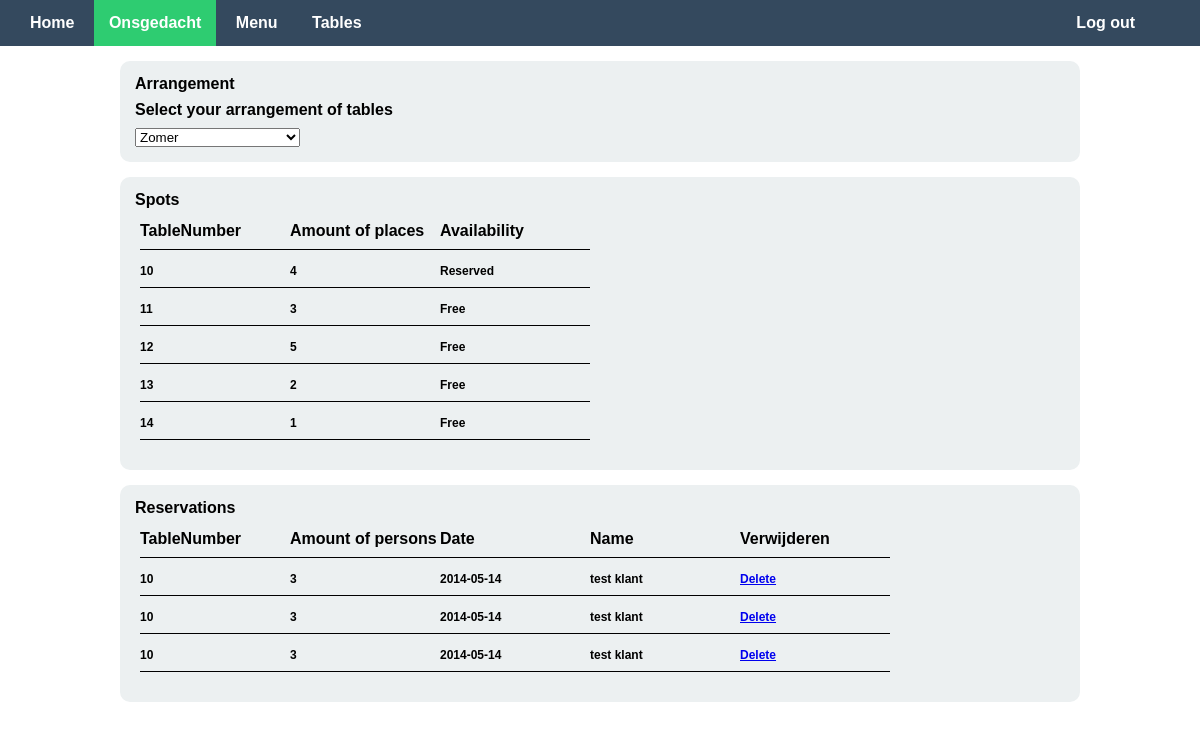
Page /Restaurant.php?id=2 (signed in) on the committed database.
### tables this page shows
CREATE TABLE `restaurants` (
  `ID_Restaurant` int(11) NOT NULL AUTO_INCREMENT,
  `Name` varchar(255) NOT NULL,
  `Discription` varchar(255) NOT NULL,
  `Categorie` varchar(255) NOT NULL,
  `FK_Keeper_ID` int(11) NOT NULL,
  PRIMARY KEY (`ID_Restaurant`)
);

CREATE TABLE `tablesspots` (
  `ID_Table` int(11) NOT NULL AUTO_INCREMENT,
  `Status` int(1) NOT NULL,
  `Time` time NOT NULL,
  `Date` date NOT NULL,
  `Place` int(255) NOT NULL,
  `FK_Placing_ID` int(11) NOT NULL,
  PRIMARY KEY (`ID_Table`),
  KEY `FK_Placing_ID` (`FK_Placing_ID`)
);

CREATE TABLE `reservations` (
  `ID_Resevation` int(11) NOT NULL AUTO_INCREMENT,
  `Date` date NOT NULL,
  `Time` time NOT NULL,
  `AmountPeople` int(255) NOT NULL,
  `FK_Customer_ID` int(11) NOT NULL,
  `FK_Table_ID` int(11) NOT NULL,
  `FK_Restaurant_ID` int(11) NOT NULL,
  PRIMARY KEY (`ID_Resevation`),
  KEY `FK_Customer_ID` (`FK_Customer_ID`),
  KEY `FK_Table_ID` (`FK_Table_ID`),
  KEY `FK_Restaurant_ID` (`FK_Restaurant_ID`),
  KEY `FK_Customer_ID_2` (`FK_Customer_ID`)
);

CREATE TABLE `customers` (
  `ID_Customer` int(11) NOT NULL AUTO_INCREMENT,
  `Firstname` varchar(255) NOT NULL,
  `Lastname` varchar(255) NOT NULL,
  `Phone` int(11) NOT NULL,
  `Email` varchar(255) NOT NULL,
  `Password` varchar(500) NOT NULL,
  PRIMARY KEY (`ID_Customer`),
  KEY `ID_Customer` (`ID_Customer`)
);

### classes/Restaurant.class.php (called while the page is built, shortened)
<?php
	include_once("Db.class.php");
	class Restaurant{
		private $m_iSelectedId;
		public function __set($p_sProperty, $p_vValue)
		{
			switch ($p_sProperty)
			{
				case "SelectedId":
				$this->m_iSelectedId = $p_vValue;
				break;
			}
		}
		public function __get($p_sProperty)
		{
			switch ($p_sProperty) {
				case "SelectedId":
				return $this->m_iSelectedId;
				break;
			}
		}
		public function GetTitle()
		{
			$db = new Db();
			$sql = "Select Name from restaurants where ID_Restaurant = '" . $db->conn->real_escape_string($this->m_iSelectedId) . "' ";
    		$res = $db->conn->query($sql);
    		$row = mysqli_fetch_array($res);
			return $title = $row[0];
		}
	}
 ?>

### classes/Db.class.php (called while the page is built, shortened)
<?php
	class Db
	{
		private $m_sHost = "localhost";
		private $m_sUser = "root";
		private $m_sPassword = "test";
		private $m_sDatabase = "TableSpot";
		public function __construct()
		{
			$this->conn = new mysqli($this->m_sHost, $this->m_sUser, $this->m_sPassword, $this->m_sDatabase);
		}
	}
?>

### classes/Placing.class.php (called while the page is built, shortened)
<?php
	include_once('Db.class.php');
	class Placing
	{
		public function GetPlace($FK_Restaurant_id)
		{
			$db = new Db();
			$sql = "SELECT * FROM placing WHERE FK_Restaurant_id = '" . $db->conn->real_escape_string($FK_Restaurant_id)."' AND Actif = 1;";
			$select = $db->conn->query($sql);
			$numberofRows = $select->num_rows;
			if($numberofRows == 1)
			{
				while ($oneSelect = $select->fetch_assoc())
				{
					return $oneSelect;
				}
			} else {
				throw new Exception("Didn't found a table");
			}
		}
		public function GetAllRestaurant($FK_Restaurant_id)
		{
			$db = new Db();
			$sql = "SELECT * FROM placing WHERE FK_Restaurant_id = '" . $db->conn->real_escape_string($FK_Restaurant_id)."';";
			$select = $db ->conn->query($sql);
			return $select;
		}
	}
?>

### classes/Tablespot.class.php (called while the page is built, shortened)
<?php
	include_once('Db.class.php');
	class Tablespot
	{
		public function GetTablePlace($FK_Placing_ID)
		{
			$db = new Db();
			$sql = "SELECT * FROM tablesspots WHERE FK_Placing_ID = '".$db->conn->real_escape_string($FK_Placing_ID)."'";
			$select = $db->conn->query($sql);
			return $select;
		}
	}
?>

### classes/Reservation.class.php (called while the page is built, shortened)
<?php
	include_once('Db.class.php');
	class Reservation
	{
		public function GetAllReservations($restaurant)
		{
			$db = new Db();
			$sql = "Select * from reservations where FK_Restaurant_ID = '" . $db->conn->real_escape_string($restaurant) . "';";
		    return $db->conn->query($sql);
		}
	}
?>

### classes/Customer.class.php (called while the page is built, shortened)
<?php
	include_once('Db.class.php');
	class Customer
	{
		public function SelectOne($id)
		{
			$db = new Db();
			$sql = "SELECT * FROM customers WHERE ID_Customer = '". $db->conn->real_escape_string($id)."';";
			$select = $db->conn->query($sql);
			$numberofRows = $select->num_rows;
			if($numberofRows === 1)
			{
				while ($oneSelect = $select->fetch_assoc())
				{
					return $oneSelect;
				}
			} else {
				throw new Exception("Client not found");
			}
		}
	}
 ?>

### Restaurant.php (the view, shortened to what this page needs)
<?php
	if(isset($_SESSION['email']))
	{
		try
		{
			include_once("classes/Restaurant.class.php");
			include_once("classes/Reservation.class.php");
			include_once("classes/Tablespot.class.php");
			$restaurant = new Restaurant();
			$restaurant->SelectedId = $_GET['id'];
		} catch (Exception $e)
		{
			$error = $e->getMessage();
		}
	} else {
		header("Location: index.php");
	}
?><!doctype html>
<html lang="en">
<head>
	<link rel="stylesheet" type="text/css" href="css/reset.css">
	<link href="css/Tablespot.css" rel="stylesheet">
</head>
<body>
	<div id="restauranthouder">
		<?php
include_once("include/navincludeHouder.php");
?>
<div id="container">
<div class="list_1">
	<h1>Arrangement</h1>
	<h2>Select your arrangement of tables</h2>
	<select name="place" id="place">
		<?php
		try{
			include_once('classes/Placing.class.php');
			$placing = new Placing();
			$activePlacing = $placing->GetPlace($_SESSION['restaurant']);
			$allPlacing = $placing->GetAllRestaurant($_SESSION['restaurant']);
			while ($onePlacing = $allPlacing->fetch_assoc())
			{
				if ($onePlacing['ID_Placing'] === $activePlacing['ID_Placing'])
				{
					echo "<option value='" . $onePlacing['ID_Placing'] . "' selected>" . $onePlacing['Name'] . "</option>";
				} else {
					echo "<option value='" . $onePlacing['ID_Placing'] . "'>" . $onePlacing['Name'] . "</option>";
				}
			}
		} catch (Exception $e)
		{
			$error = $e->getMessage();
		}
		?>
	</select>
</div>
	<div class="list_1">
		<h1>Spots</h1>
	<div class="divTable">
		<div class="headRow">
			<div class="divCell">TableNumber</div>
			<div class="divCell">Amount of places</div>
			<div class="divCell">Availability</div>
		</div>
		<?php
		try{
			if ($_SESSION['rol'] == "restaurant_keeper")
			{
				$RestaurantId = $restaurant->SelectedId;
				include_once('classes/Placing.class.php');
				$placing = new Placing();
				$onePlacing = $placing->GetPlace($RestaurantId);
				include_once('classes/Tablespot.class.php');
				$tablespot = new Tablespot();
				$selectTablespot = $tablespot->GetTablePlace($onePlacing['ID_Placing']);
				while ($freespots = $selectTablespot->fetch_assoc())
				{
					echo "<div id='listitem_". $freespots["ID_Table"] ."' class='divRow'>";
					echo "<div class='divCell'>". $freespots["ID_Table"] ."</div>";
					echo "<div class='divCell'>". $freespots["Place"] ."</div>";
					if ($freespots['Status'] == 0)
					{
						echo "<div class='divCell'>" . "Free" ."</div>";
					} else {
						echo "<div class='divCell'>" . "Reserved" ."</div>";
					}
					echo "</div>";
				}
			}
		} catch (Exception $e)
		{
			$error = $e->getMessage();
		}
		?>
	</div>
	</div>
	<div class="list_1">
		<h1>Reservations</h1>
			<div class="divTable">
					<div class="headRow">
				<div class="divCell">TableNumber</div>
				<div class="divCell">Amount of persons</div>
				<div class="divCell">Date</div>
				<div class="divCell">Name</div>
				<div class="divCell">Verwijderen</div>
			</div>
			<?php
				include_once("classes/Reservation.class.php");
				include_once("classes/Customer.class.php");
				$reservation = new Reservation();
				$customer = new Customer();
				$res = $reservation->GetAllReservations($_SESSION['restaurant']);
				while($Reservation = $res->fetch_assoc())
			    {
					echo "<div id='listitem_". $Reservation["ID_Resevation"] ."' class='divRow'>";
					echo "<div class='divCell'>". $Reservation["FK_Table_ID"] ."</div>";
					echo "<div class='divCell'>". $Reservation["AmountPeople"] ."</div>";
					echo "<div class='divCell'>" . $Reservation["Date"] ."</div>";
					$oneCustomer = $customer->SelectOne($Reservation["FK_Customer_ID"]);
					echo "<div class='divCell'>" . $oneCustomer["Firstname"] . " " . $oneCustomer["Lastname"] ."</div>";
					echo "<div class='divCell' id='listitem_Verwijder'><a href='#' data-id='" . $Reservation["ID_Resevation"] . "' class='delete'>Delete</a></div>";
					echo "</div>";
				}
			?>
		</div>
	</div>
</div>
</div>
</body>
</html>

### include/navincludeHouder.php
<nav>
	<li <?php echo (basename($_SERVER['SCRIPT_FILENAME'])=='Home.php'? ' class="active' : '');?>><a href="Home.php">Home</a></li>
	<li <?php echo (basename($_SERVER['SCRIPT_FILENAME'])=='Restaurant.php'? ' class="active"' : '');?>>
		<?php echo "<a href='Restaurant.php?id=" . $_GET['id']. "'>";
			  echo $restaurant->GetTitle() . "</a></li>"; ?>
	<li <?php echo (basename($_SERVER['SCRIPT_FILENAME'])=='Menu.php'? ' class="active"' : '');?>>
		<?php echo "<a href='Menu.php?id=" . $_GET['id']. "'>Menu</a></li>"; ?>
	<li <?php echo (basename($_SERVER['SCRIPT_FILENAME'])=='Tables.php'? ' class="active"' : '');?>>
		<?php echo "<a href='Tables.php?id=" . $_GET['id']. "'>Tables</a></li>"; ?>
	<li><a href="Logout.php" id="logout">Log out</a></li>
</nav>

### css/Tablespot.css (style rules this page uses)
body { background-color: #fff; }
#container { position: relative; margin: auto; width: 990px; height: auto; }
.divTable { display:table; width:auto; border-spacing:5px; }
.divRow { display:table-row; width:auto; clear:both; font-family: ‘Trebuchet MS’, Helvetica, sans-serif; font-weight: normal; font-size: 75%; margin-bottom: 10px; }
.divCell { float:left; display:table-column; width:150px; font-family: ‘Trebuchet MS’, Helvetica, sans-serif; font-weight: bold; font-size: 100%; margin-bottom: 10px; padding-bottom: 10px; border-bottom: 1px solid; }
.list_1 { padding: 15px; margin: 15px; background-color: #ECF0F1; -webkit-border-radius: 10px; -moz-border-radius: 10px; border-radius: 10px; }
.list_1 h1 { font-family: ‘Trebuchet MS’, Helvetica, sans-serif; font-weight: bold; font-size: 100%; margin-bottom: 10px; }
.list_1 h2 { font-family: ‘Trebuchet MS’, Helvetica, sans-serif; font-weight: bold; font-size: 100%; margin-bottom: 10px; }
nav { background-color: #34495E; padding: 15px; color:#ffffff; font-size: 100%; font-family: ‘Trebuchet MS’, Helvetica, sans-serif; font-weight: bold; }
nav li { display: inline; padding: 15px; }
nav li a { color: #ffffff; text-decoration: none; }
.active { color: #ffffff; background-color: #2ECC71; }
#logout { color: #ffffff; margin-top: -35px; margin-right: 50px; float: right; }
nav li #logout { color: #ffffff; margin-top: 0px; margin-right: 50px; float: right; }

### rows in the picture
restaurants: Name "Onsgedacht"
tablesspots: ID_Table "10", Place "4", Status "Reserved"
tablesspots: ID_Table "11", Place "3", Status "Free"
tablesspots: ID_Table "12", Place "5", Status "Free"
tablesspots: ID_Table "13", Place "2", Status "Free"
tablesspots: ID_Table "14", Place "1", Status "Free"
reservations: FK_Table_ID "10", AmountPeople "3", Date "2014-05-14", FK_Customer_ID.Firstname "test", FK_Customer_ID.Lastname "klant"
reservations: FK_Table_ID "10", AmountPeople "3", Date "2014-05-14", FK_Customer_ID.Firstname "test", FK_Customer_ID.Lastname "klant"
reservations: FK_Table_ID "10", AmountPeople "3", Date "2014-05-14", FK_Customer_ID.Firstname "test", FK_Customer_ID.Lastname "klant"

### other values in the picture
form field place "Zomer"
